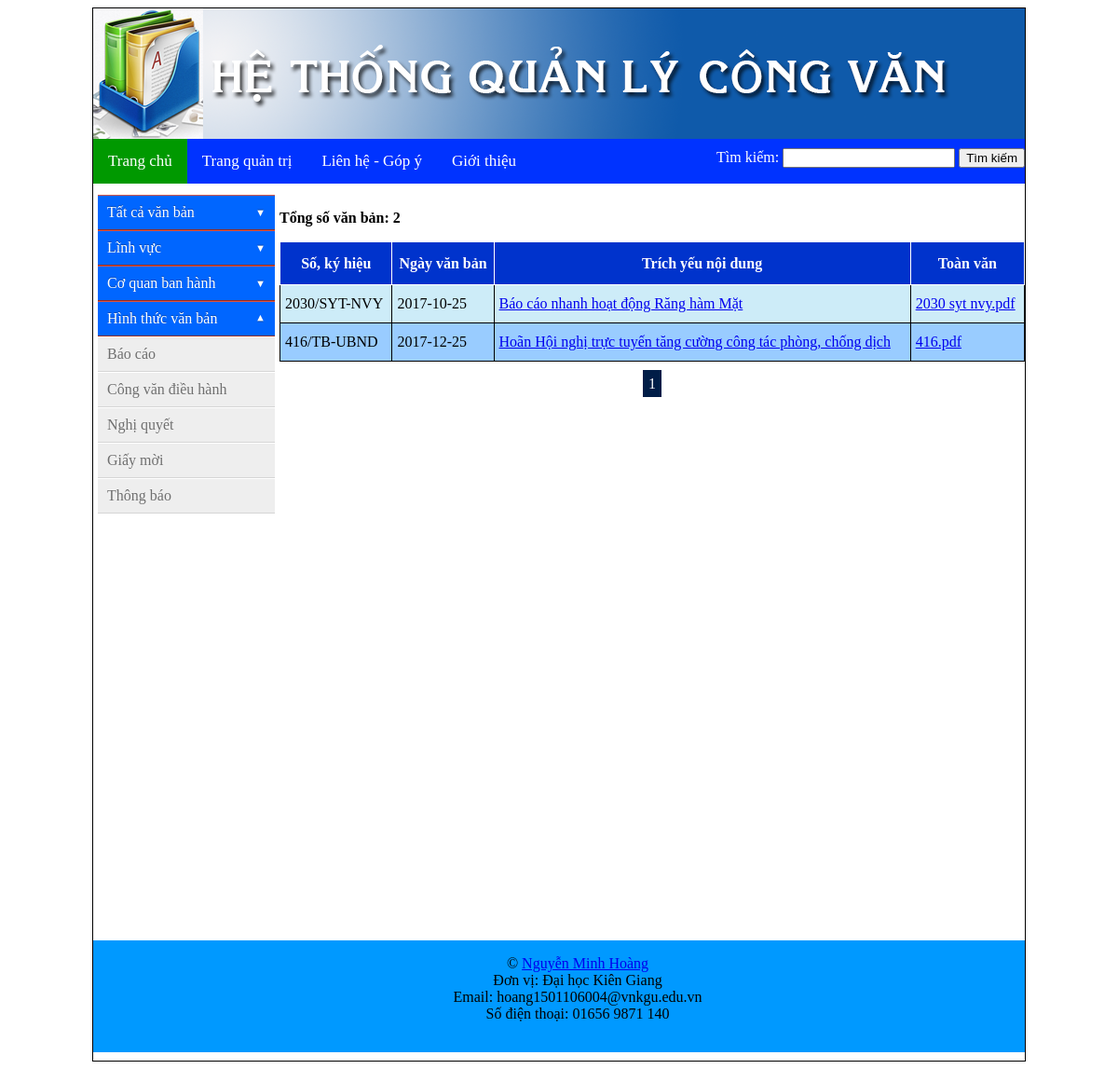
/ubndtinh.php, run on the app's committed database.
### tables this page shows
CREATE TABLE `congvan` (
  `idcongvan` int(10) NOT NULL,
  `soHieu` varchar(20) NOT NULL,
  `ngayVanBan` date NOT NULL,
  `ngayHieuLuc` date NOT NULL,
  `noiDung` varchar(145) NOT NULL,
  `nguoiKy` varchar(50) DEFAULT NULL,
  `mataptin` int(100) NOT NULL,
  `conhieuluc` int(10) NOT NULL DEFAULT '1',
  `coquanbanhanh` int(11) NOT NULL,
  `hinhthucvanban` int(11) NOT NULL,
  `linhvuc` int(11) NOT NULL,
  `loaivanban` int(11) NOT NULL
);

CREATE TABLE `taptin` (
  `id` int(100) NOT NULL,
  `Name` varchar(30) NOT NULL
);

### Table_index_ubndtinh.php (the view, shortened to what this page needs)
<?php
	include_once "connections.php";
	$result = mysqli_query($conn, "SELECT count(idcongvan) as total FROM congvan, taptin WHERE congvan.mataptin = taptin.id AND coquanbanhanh = 3");
	$row = mysqli_fetch_assoc($result);
	$total_records = $row['total'];
	$current_page = isset($_GET['page']) ? $_GET['page'] : 1;
	$limit = 10;
	$total_page = ceil($total_records / $limit);
	$start = ($current_page - 1) * $limit;
	$result = mysqli_query($conn, "SELECT * FROM congvan, taptin WHERE congvan.mataptin = taptin.id AND coquanbanhanh = 3 ORDER BY idcongvan DESC LIMIT $start, $limit");
	?>
<div>
	<?php
    if($total_records){
				echo "<p><b>Tổng số văn bản: $total_records</b></p>";
                echo "<table class='documents'>
                        <tr>
                            <th>Số, ký hiệu</th>
                            <th>Ngày văn bản</th>
                            <th>Trích yếu nội dung</th>
                            <th>Toàn văn</th>
                        </tr>";
                while ($row = mysqli_fetch_array($result)){
                    echo "	<tr>
                                <td>". $row['soHieu'] ."</td>
                                <td>". $row['ngayVanBan'] ."</td>
                                <td><a href='detail.php?id=".$row['idcongvan']."'>".$row['noiDung']."</a></td>
                                <td><a href='./upload/".$row['Name']. "'>".  $row['Name'] ."</a></td>
                            </tr>";
                }
                echo "</table>";
            }
            else echo "<p>không có dữ liệu!</p>";
    ?>
</div>
<div class="table-page">
   <?php
    for ($i = 1; $i <= $total_page; $i++){
        if ($i == $current_page){
            echo '<span class="page-select">'.$i.'</span>';
        }
        else{
            echo '<a class="page-number" href="ubndtinh.php?page='.$i.'">'.$i.'</a>';
        }
    }
   ?>
</div>

### css/style.css (style rules this page uses)
*, *:before, *:after { -webkit-border-sizing: border-box; -moz-border-sizing: border-box; border-sizing: border-box; }

### css/style-table.css (style rules this page uses)
.documents { border: 1px solid; background:#9CF; width: 100%; text-align:left; border-collapse: collapse; }
.documents th { border: 1px solid !important; background-color:#03C; text-align:center; padding:5px; height:35px; color:#FFF; }
.documents tr, td { border: 1px solid !important; padding:5px; height:30px; }
.documents tr:nth-child(even) { background-color: #CDECF8; }
.page-select { background-color: #001d47; color: #FFFFFF; padding: 6px; margin: 10px ; text-decoration: none; }
.table-page { padding: 15px; text-align: center; }

### data on the page
congvan: soHieu "2030/SYT-NVY", ngayVanBan "2017-10-25", noiDung "Báo cáo nhanh hoạt động Răng hàm Mặt", taptin.Name "2030 syt nvy.pdf"
congvan: soHieu "416/TB-UBND", ngayVanBan "2017-12-25", noiDung "Hoãn Hội nghị trực tuyến tăng cường công tác phòng, chống dịch", taptin.Name "416.pdf"

### other printed values
$total_records "2"
